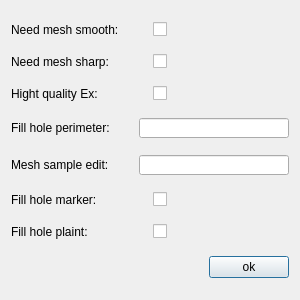
<?xml version="1.0" encoding="UTF-8"?>
<ui version="4.0">
 <class>Dialog</class>
 <widget class="QDialog" name="Dialog">
  <property name="geometry">
   <rect>
    <x>0</x>
    <y>0</y>
    <width>300</width>
    <height>300</height>
   </rect>
  </property>
  <property name="minimumSize">
   <size>
    <width>300</width>
    <height>300</height>
   </size>
  </property>
  <property name="maximumSize">
   <size>
    <width>300</width>
    <height>300</height>
   </size>
  </property>
  <property name="windowTitle">
   <string>Dialog</string>
  </property>
  <layout class="QGridLayout" name="gridLayout">
   <item row="0" column="0">
    <layout class="QHBoxLayout" name="horizontalLayout">
     <item>
      <widget class="QLabel" name="label">
       <property name="text">
        <string>Need mesh smooth:</string>
       </property>
      </widget>
     </item>
     <item>
      <widget class="QCheckBox" name="checkBox">
       <property name="text">
        <string/>
       </property>
      </widget>
     </item>
    </layout>
   </item>
   <item row="1" column="0">
    <layout class="QHBoxLayout" name="horizontalLayout_2">
     <item>
      <widget class="QLabel" name="label_2">
       <property name="text">
        <string>Need mesh sharp:</string>
       </property>
      </widget>
     </item>
     <item>
      <widget class="QCheckBox" name="checkBox_2">
       <property name="text">
        <string/>
       </property>
      </widget>
     </item>
    </layout>
   </item>
   <item row="2" column="0">
    <layout class="QHBoxLayout" name="horizontalLayout_3">
     <item>
      <widget class="QLabel" name="label_3">
       <property name="text">
        <string>Hight quality Ex:</string>
       </property>
      </widget>
     </item>
     <item>
      <widget class="QCheckBox" name="checkBox_3">
       <property name="text">
        <string/>
       </property>
      </widget>
     </item>
    </layout>
   </item>
   <item row="3" column="0">
    <layout class="QHBoxLayout" name="horizontalLayout_4">
     <item>
      <widget class="QLabel" name="label_4">
       <property name="text">
        <string>Fill hole perimeter:</string>
       </property>
      </widget>
     </item>
     <item>
      <widget class="QLineEdit" name="lineEdit">
       <property name="minimumSize">
        <size>
         <width>150</width>
         <height>20</height>
        </size>
       </property>
       <property name="maximumSize">
        <size>
         <width>150</width>
         <height>20</height>
        </size>
       </property>
       <property name="alignment">
        <set>Qt::AlignRight|Qt::AlignTrailing|Qt::AlignVCenter</set>
       </property>
      </widget>
     </item>
    </layout>
   </item>
   <item row="4" column="0">
    <layout class="QHBoxLayout" name="horizontalLayout_5">
     <item>
      <widget class="QLabel" name="label_5">
       <property name="text">
        <string>Mesh sample edit:</string>
       </property>
      </widget>
     </item>
     <item>
      <widget class="QLineEdit" name="lineEdit_2">
       <property name="minimumSize">
        <size>
         <width>150</width>
         <height>20</height>
        </size>
       </property>
       <property name="maximumSize">
        <size>
         <width>150</width>
         <height>20</height>
        </size>
       </property>
       <property name="alignment">
        <set>Qt::AlignRight|Qt::AlignTrailing|Qt::AlignVCenter</set>
       </property>
      </widget>
     </item>
    </layout>
   </item>
   <item row="5" column="0">
    <layout class="QHBoxLayout" name="horizontalLayout_6">
     <item>
      <widget class="QLabel" name="label_6">
       <property name="text">
        <string>Fill hole marker:</string>
       </property>
      </widget>
     </item>
     <item>
      <widget class="QCheckBox" name="checkBox_4">
       <property name="text">
        <string/>
       </property>
      </widget>
     </item>
    </layout>
   </item>
   <item row="6" column="0">
    <layout class="QHBoxLayout" name="horizontalLayout_7">
     <item>
      <widget class="QLabel" name="label_7">
       <property name="text">
        <string>Fill hole plaint:</string>
       </property>
      </widget>
     </item>
     <item>
      <widget class="QCheckBox" name="checkBox_5">
       <property name="text">
        <string/>
       </property>
      </widget>
     </item>
    </layout>
   </item>
   <item row="7" column="0">
    <layout class="QHBoxLayout" name="horizontalLayout_8">
     <item>
      <spacer name="horizontalSpacer">
       <property name="orientation">
        <enum>Qt::Horizontal</enum>
       </property>
       <property name="sizeHint" stdset="0">
        <size>
         <width>40</width>
         <height>20</height>
        </size>
       </property>
      </spacer>
     </item>
     <item>
      <widget class="QPushButton" name="pushButton">
       <property name="text">
        <string>ok</string>
       </property>
      </widget>
     </item>
    </layout>
   </item>
  </layout>
 </widget>
 <layoutdefault spacing="6" margin="11"/>
 <resources/>
 <connections/>
</ui>
